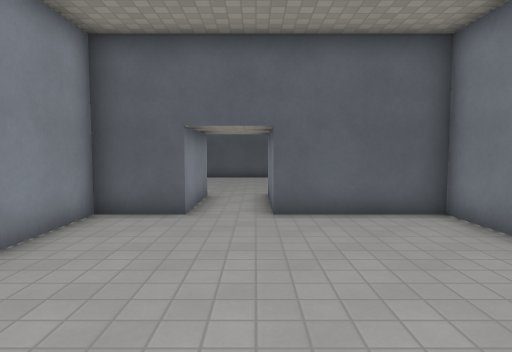
[1] (above)

16 first-person views from a walk through a 3-D level made in the Godot game engine. The camera is 1.4 m above the floor, tilts 4° down and sees 75° across. The floor is counted in squares, 1 m on a side. Each view is taken from the middle of a square. On the plan, view 1 faces up. The plan holds only what a view shows up to about 15 squares ahead; the rest is blank. Surface patterns are stand-ins for the level's own textures.

[2]
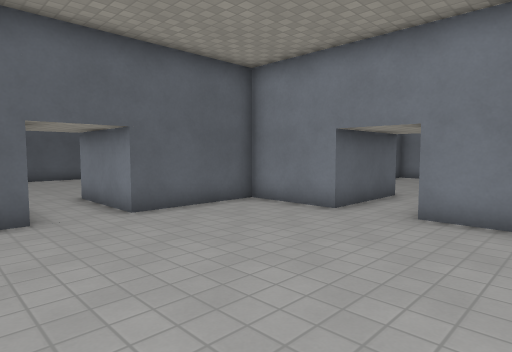

[3]
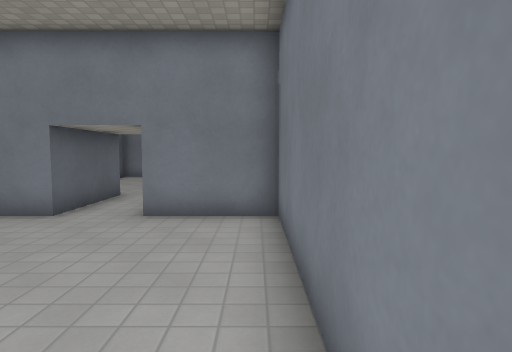

[4]
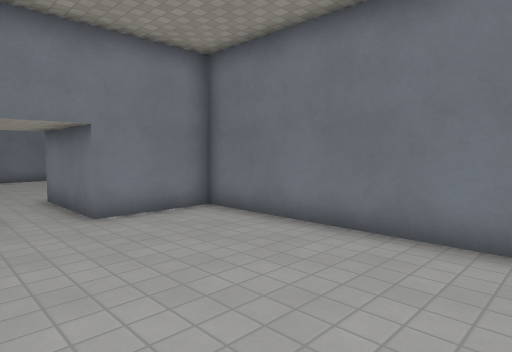

[5]
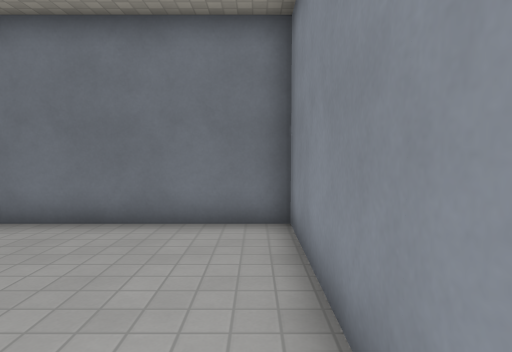

[6]
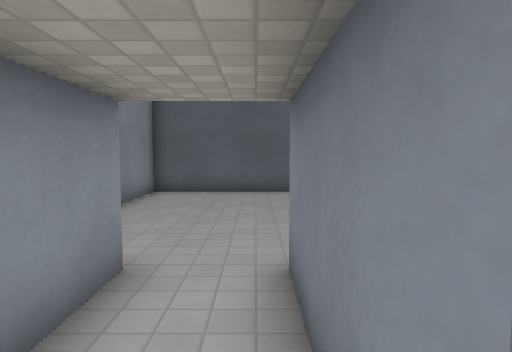

[7]
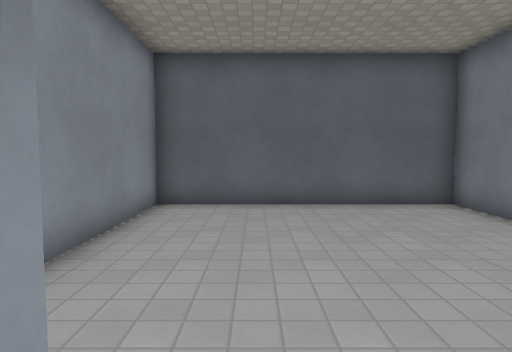

[8]
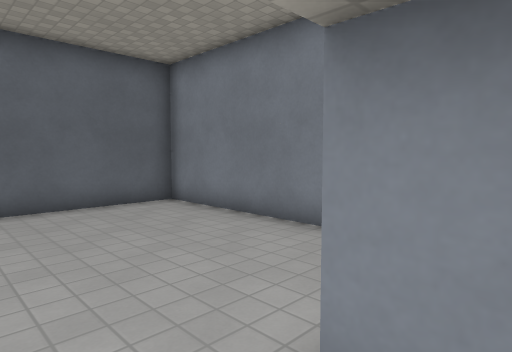

[9]
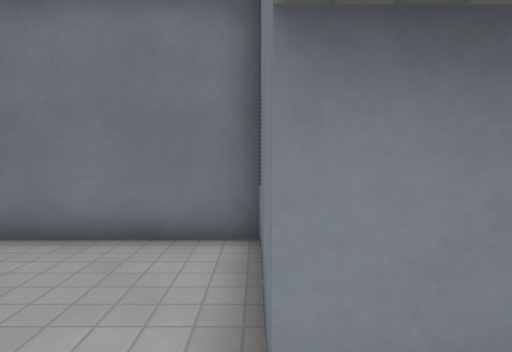

[10]
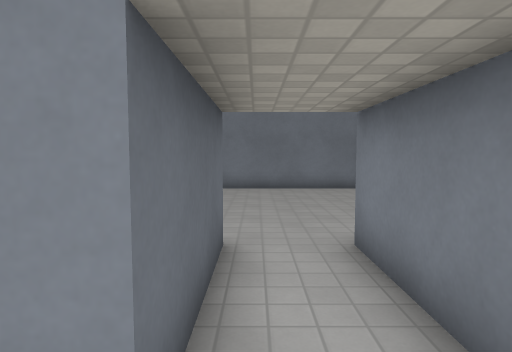

[11]
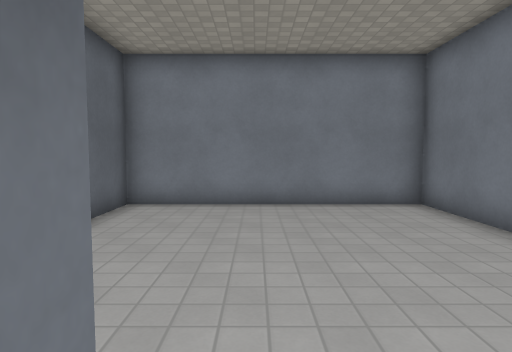

[12]
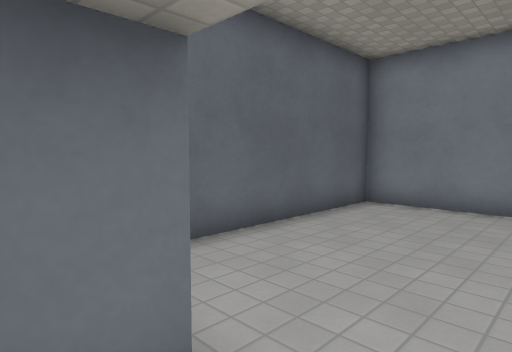

[13]
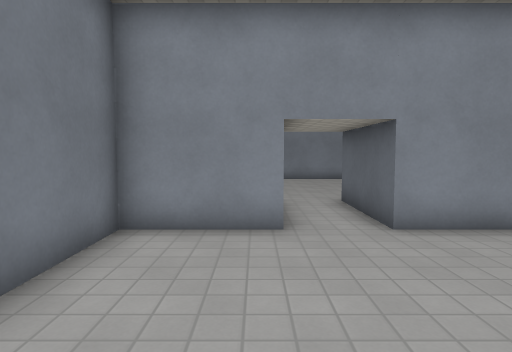

[14]
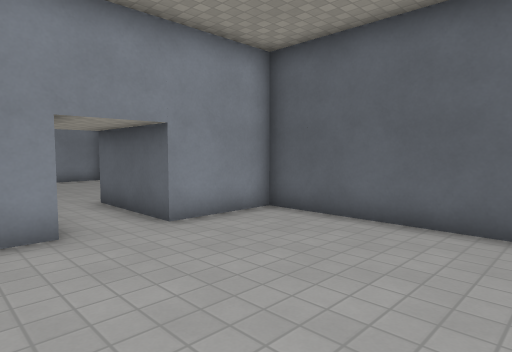

[15]
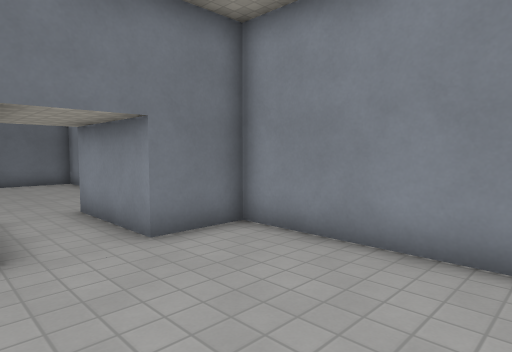

[16]
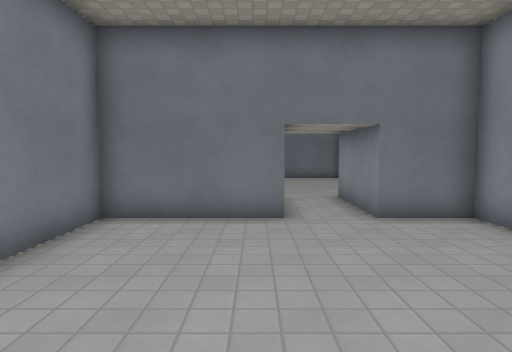

### Floor plan
Ten units are one square. View 1 is at (0, 0); x grows to the right and y downward. Boxes are objects, and circles mark ways between rooms. Rooms are numbered by the first view taken in them; rooms with no view inside come last. Other rooms are left out.
<svg viewBox="-42 -194 207 204">
<path fill="none" stroke="#000" d="M80 -45 43 -45 43 -75 4 -75 4 -109M-16 -109 -16 -75 -37 -75 -37 5 43 5 43 -25 80 -25M80 -25 80 5 109 5M128 5 160 5 160 -75 80 -75 80 -45M4 -109 43 -109 43 -189 -37 -189 -37 -109 -16 -109"/>
<circle cx="85" cy="-35" r="3" fill="#2a7"/>
<circle cx="-5" cy="-120" r="3" fill="#2a7"/>
<text x="10" y="-40">1</text>
<text x="120" y="-40">2</text>
<text x="0" y="-150">3</text>
</svg>
Room 1 opens to room 2. Room 1 opens to room 3.

Where each view was taken, in squares from view 1:
view 1: 0 up, 0 right, facing up
view 2: 0 up, 3 left, facing up-right
view 3: 0 up, 3 left, facing right
view 4: 5 up, 3 left, facing down-right
view 5: 6 up, 3 left, facing down
view 6: 7 up, 0 right, facing up
view 7: 10 up, 1 left, facing up
view 8: 10 up, 1 left, facing up-right
view 9: 11 up, 1 left, facing right
view 10: 4 up, 3 right, facing right
view 11: 4 up, 7 right, facing right
view 12: 3 up, 7 right, facing up-right
view 13: 2 up, 14 right, facing left
view 14: 1 up, 14 right, facing up-left
view 15: 16 up, 1 right, facing down-left
view 16: 18 up, 1 right, facing down
